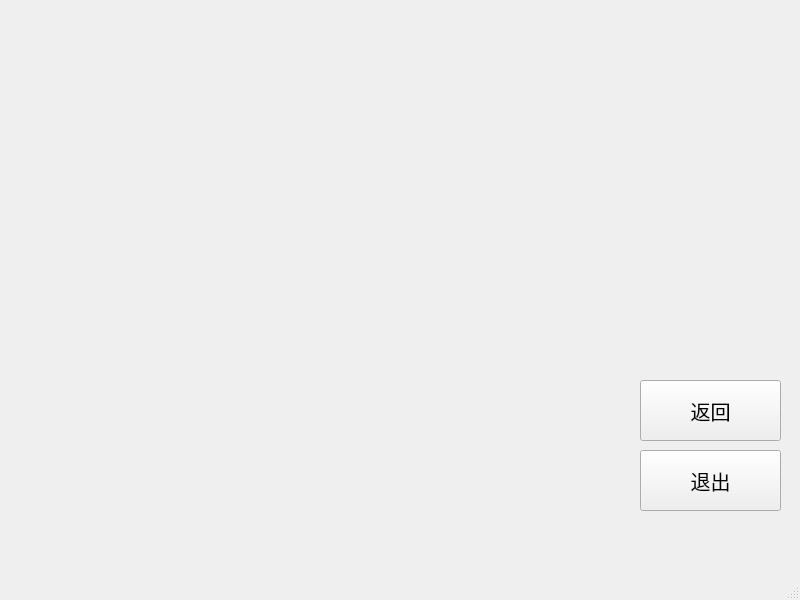
<?xml version="1.0" encoding="UTF-8"?>
<ui version="4.0">
 <class>MainWindow</class>
 <widget class="QMainWindow" name="MainWindow">
  <property name="geometry">
   <rect>
    <x>0</x>
    <y>0</y>
    <width>800</width>
    <height>600</height>
   </rect>
  </property>
  <property name="windowTitle">
   <string>MainWindow</string>
  </property>
  <widget class="QWidget" name="centralwidget">
   <property name="mouseTracking">
    <bool>true</bool>
   </property>
   <widget class="QPushButton" name="pushButton">
    <property name="geometry">
     <rect>
      <x>640</x>
      <y>380</y>
      <width>141</width>
      <height>61</height>
     </rect>
    </property>
    <property name="font">
     <font>
      <pointsize>15</pointsize>
     </font>
    </property>
    <property name="text">
     <string>返回</string>
    </property>
   </widget>
   <widget class="QPushButton" name="pushButton_2">
    <property name="geometry">
     <rect>
      <x>640</x>
      <y>450</y>
      <width>141</width>
      <height>61</height>
     </rect>
    </property>
    <property name="font">
     <font>
      <pointsize>15</pointsize>
     </font>
    </property>
    <property name="text">
     <string>退出</string>
    </property>
   </widget>
  </widget>
  <widget class="QMenuBar" name="menubar">
   <property name="geometry">
    <rect>
     <x>0</x>
     <y>0</y>
     <width>800</width>
     <height>26</height>
    </rect>
   </property>
  </widget>
  <widget class="QStatusBar" name="statusbar"/>
 </widget>
 <resources/>
 <connections/>
</ui>
